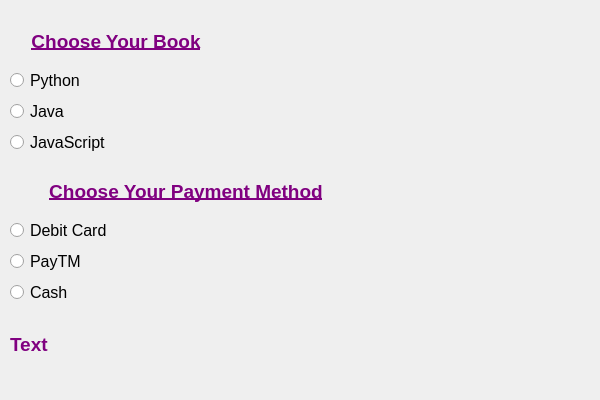
<?xml version="1.0" encoding="UTF-8"?>
<ui version="4.0">
 <class>Dialog</class>
 <widget class="QDialog" name="Dialog">
  <property name="geometry">
   <rect>
    <x>0</x>
    <y>0</y>
    <width>600</width>
    <height>400</height>
   </rect>
  </property>
  <property name="windowTitle">
   <string>Dialog</string>
  </property>
  <property name="styleSheet">
   <string notr="true">QLabel{
	color: purple
}
</string>
  </property>
  <widget class="QLabel" name="label_result">
   <property name="geometry">
    <rect>
     <x>10</x>
     <y>330</y>
     <width>52</width>
     <height>28</height>
    </rect>
   </property>
   <property name="font">
    <font>
     <pointsize>14</pointsize>
     <weight>75</weight>
     <bold>true</bold>
     <underline>false</underline>
    </font>
   </property>
   <property name="text">
    <string>Text</string>
   </property>
   <property name="alignment">
    <set>Qt::AlignLeading|Qt::AlignLeft|Qt::AlignVCenter</set>
   </property>
  </widget>
  <widget class="QWidget" name="">
   <property name="geometry">
    <rect>
     <x>10</x>
     <y>20</y>
     <width>212</width>
     <height>135</height>
    </rect>
   </property>
   <layout class="QVBoxLayout" name="verticalLayout">
    <item>
     <widget class="QLabel" name="label">
      <property name="font">
       <font>
        <pointsize>14</pointsize>
        <weight>75</weight>
        <bold>true</bold>
        <underline>true</underline>
       </font>
      </property>
      <property name="text">
       <string>Choose Your Book</string>
      </property>
      <property name="alignment">
       <set>Qt::AlignCenter</set>
      </property>
     </widget>
    </item>
    <item>
     <widget class="QRadioButton" name="btn_1">
      <property name="font">
       <font>
        <pointsize>12</pointsize>
       </font>
      </property>
      <property name="text">
       <string>Python</string>
      </property>
     </widget>
    </item>
    <item>
     <widget class="QRadioButton" name="btn_2">
      <property name="font">
       <font>
        <pointsize>12</pointsize>
       </font>
      </property>
      <property name="text">
       <string>Java</string>
      </property>
     </widget>
    </item>
    <item>
     <widget class="QRadioButton" name="btn_3">
      <property name="font">
       <font>
        <pointsize>12</pointsize>
       </font>
      </property>
      <property name="text">
       <string>JavaScript</string>
      </property>
     </widget>
    </item>
   </layout>
  </widget>
  <widget class="QWidget" name="">
   <property name="geometry">
    <rect>
     <x>10</x>
     <y>170</y>
     <width>352</width>
     <height>135</height>
    </rect>
   </property>
   <layout class="QVBoxLayout" name="verticalLayout_2">
    <item>
     <widget class="QLabel" name="label_2">
      <property name="font">
       <font>
        <pointsize>14</pointsize>
        <weight>75</weight>
        <bold>true</bold>
        <underline>true</underline>
       </font>
      </property>
      <property name="text">
       <string>Choose Your Payment Method</string>
      </property>
      <property name="alignment">
       <set>Qt::AlignCenter</set>
      </property>
     </widget>
    </item>
    <item>
     <widget class="QRadioButton" name="btn_4">
      <property name="font">
       <font>
        <pointsize>12</pointsize>
       </font>
      </property>
      <property name="text">
       <string>Debit Card</string>
      </property>
     </widget>
    </item>
    <item>
     <widget class="QRadioButton" name="btn_5">
      <property name="font">
       <font>
        <pointsize>12</pointsize>
       </font>
      </property>
      <property name="text">
       <string>PayTM</string>
      </property>
     </widget>
    </item>
    <item>
     <widget class="QRadioButton" name="btn_6">
      <property name="font">
       <font>
        <pointsize>12</pointsize>
       </font>
      </property>
      <property name="text">
       <string>Cash</string>
      </property>
     </widget>
    </item>
   </layout>
  </widget>
 </widget>
 <resources/>
 <connections/>
</ui>
